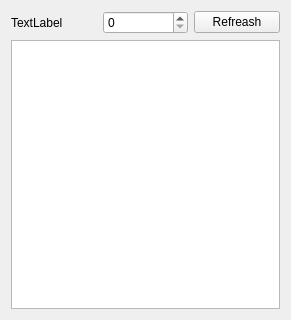
<?xml version="1.0" encoding="UTF-8"?>
<ui version="4.0">
 <class>WgtPageString</class>
 <widget class="QWidget" name="WgtPageString">
  <property name="geometry">
   <rect>
    <x>0</x>
    <y>0</y>
    <width>291</width>
    <height>320</height>
   </rect>
  </property>
  <property name="windowTitle">
   <string>Form</string>
  </property>
  <layout class="QGridLayout" name="gridLayout">
   <item row="0" column="1">
    <widget class="QSpinBox" name="spinBox">
     <property name="maximum">
      <number>16777216</number>
     </property>
    </widget>
   </item>
   <item row="1" column="0" colspan="3">
    <widget class="QTextBrowser" name="textBrowser"/>
   </item>
   <item row="0" column="0">
    <widget class="QLabel" name="lblTableName">
     <property name="text">
      <string>TextLabel</string>
     </property>
    </widget>
   </item>
   <item row="0" column="2">
    <widget class="QPushButton" name="pushButton">
     <property name="text">
      <string>Refreash</string>
     </property>
    </widget>
   </item>
  </layout>
 </widget>
 <resources/>
 <connections/>
</ui>
